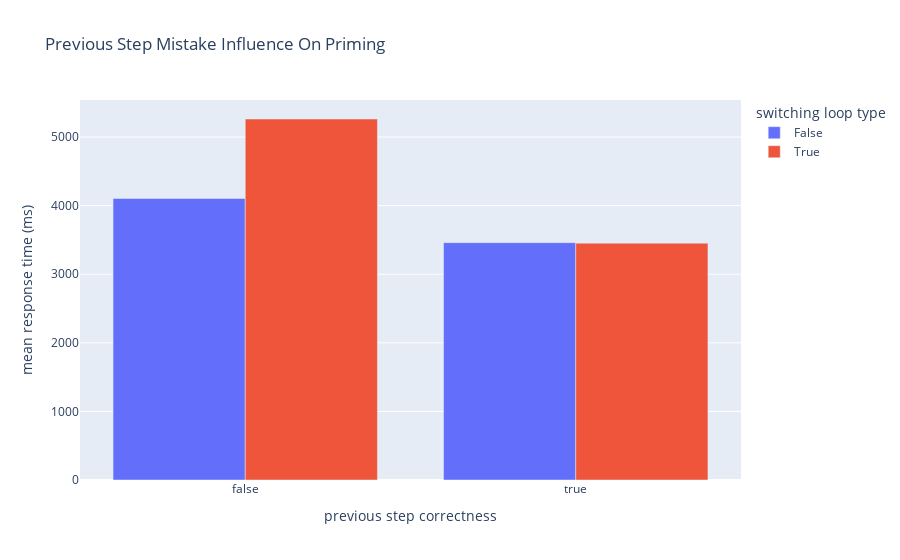

The notebook cell saved with this chart:
### Code cell
switch_prev_for_fig = switching_diff_prev_correct.reset_index()
px.bar(switch_prev_for_fig, x='is_prev_correct', y='mean_response_time', color='loop_type_switch', barmode='group'
        , title='Previous Step Mistake Influence On Priming', labels={'is_prev_correct': 'previous step correctness'
                                                                      , 'mean_response_time': 'mean response time (ms)'
                                                                      , 'loop_type_switch': 'switching loop type'
                                                                      })

### Figure 1 — Plotly figure (JSON) as saved in the notebook; plotly's stock layout.template omitted (floating-point values rounded to 4 significant figures)
{"data": [{"alignmentgroup": "True", "hovertemplate": "switching loop type=False<br>previous step correctness=%{x}<br>mean response time (ms)=%{y}<extra></extra>", "legendgroup": "False", "marker": {"color": "#636efa", "pattern": {"shape": ""}}, "name": "False", "offsetgroup": "False", "orientation": "v", "showlegend": true, "textposition": "auto", "type": "bar", "x": [false, true], "xaxis": "x", "y": [4104.0, 3460.0], "yaxis": "y"}, {"alignmentgroup": "True", "hovertemplate": "switching loop type=True<br>previous step correctness=%{x}<br>mean response time (ms)=%{y}<extra></extra>", "legendgroup": "True", "marker": {"color": "#EF553B", "pattern": {"shape": ""}}, "name": "True", "offsetgroup": "True", "orientation": "v", "showlegend": true, "textposition": "auto", "type": "bar", "x": [false, true], "xaxis": "x", "y": [5263.0, 3453.0], "yaxis": "y"}], "layout": {"barmode": "group", "legend": {"title": {"text": "switching loop type"}, "tracegroupgap": 0}, "title": {"text": "Previous Step Mistake Influence On Priming"}, "xaxis": {"anchor": "y", "domain": [0, 1], "title": {"text": "previous step correctness"}}, "yaxis": {"anchor": "x", "domain": [0, 1], "title": {"text": "mean response time (ms)"}}}}
